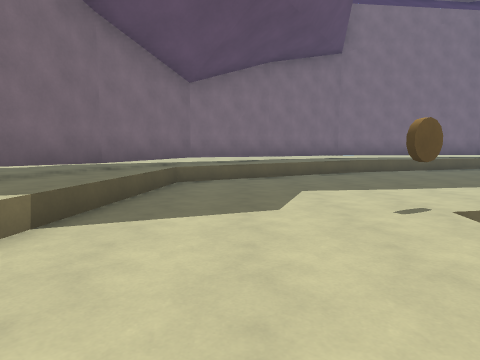
view 1 (above)

21 first-person views from a walk through a level from a Godot 3-D game. The camera is 1.4 m above the floor, tilts 6° down and sees 75° across. The floor is counted in squares, 2 m on a side. Each view is taken from the middle of a square. On the plan, view 1 faces up. The plan holds only what a view shows up to about 10 squares ahead; the rest is blank. The place goes on beyond the plan. Surface patterns are stand-ins for the level's own textures.

view 2
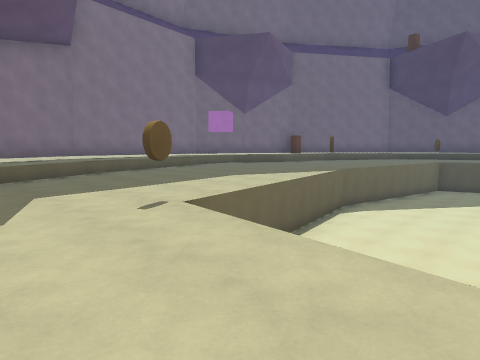

view 3
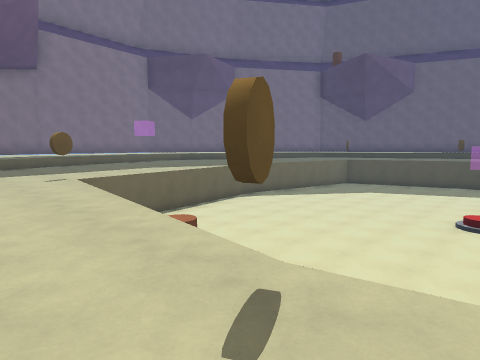

view 4
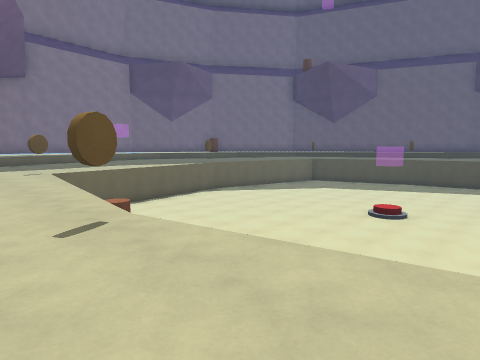

view 5
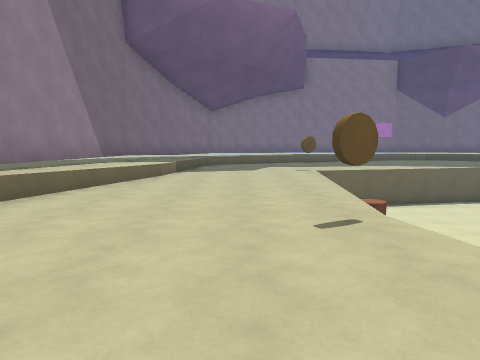

view 6
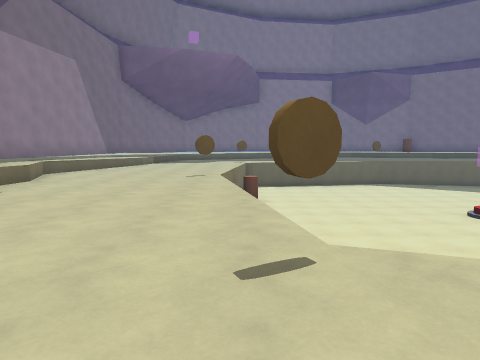

view 7
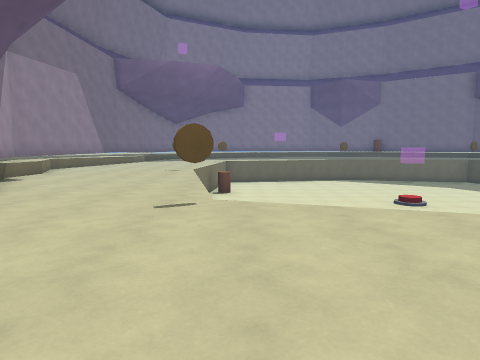

view 8
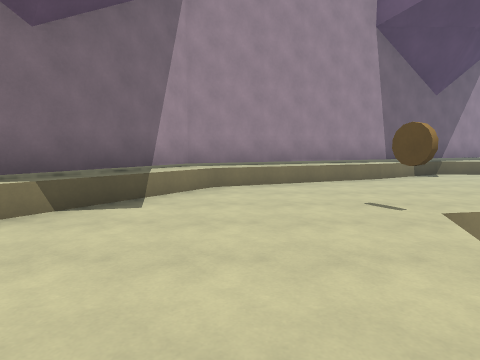

view 9
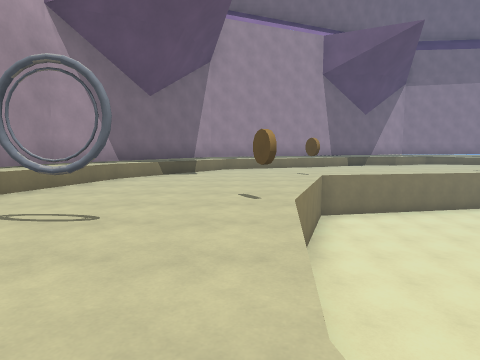

view 10
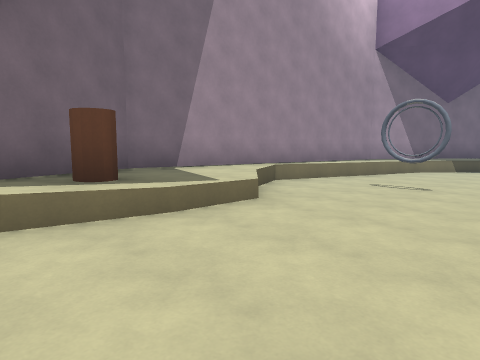

view 11
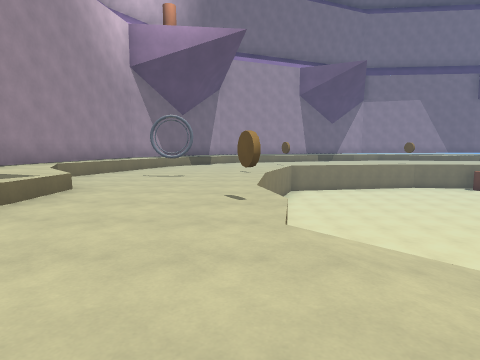

view 12
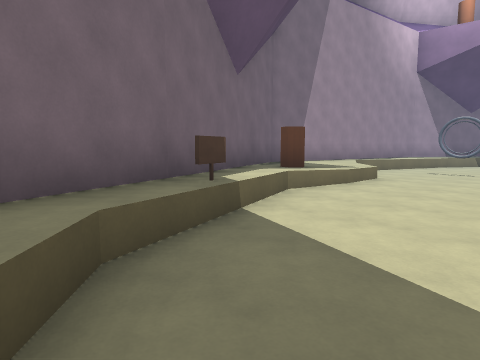

view 13
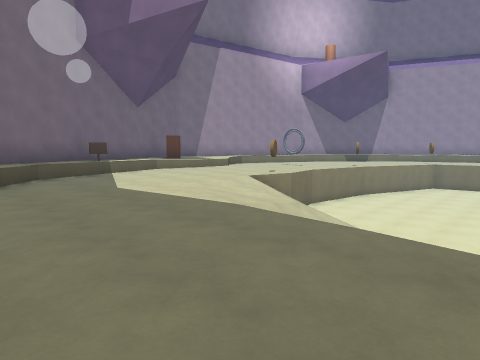

view 14
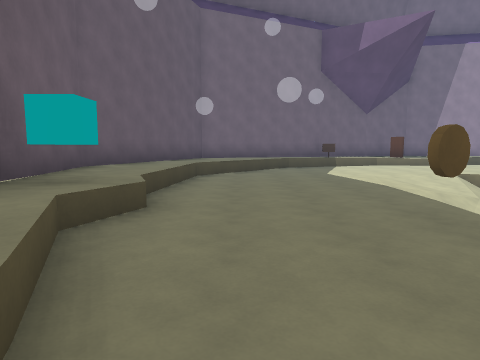

view 15
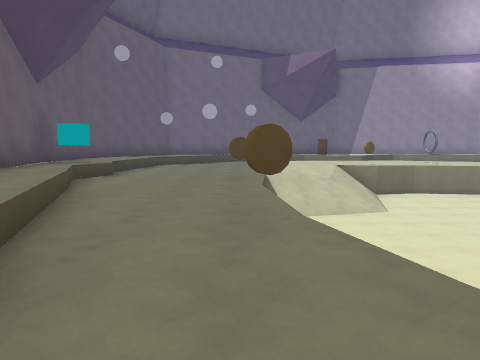

view 16
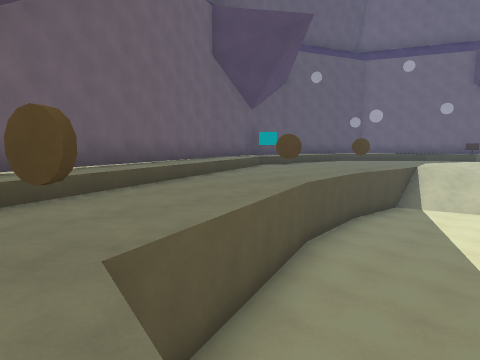

view 17
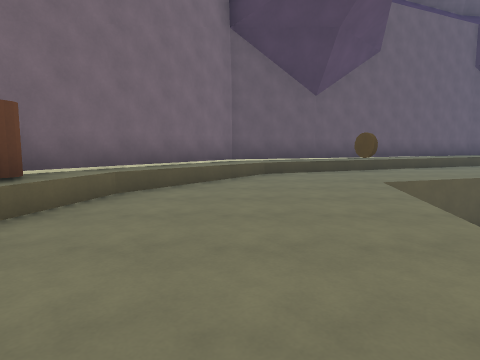

view 18
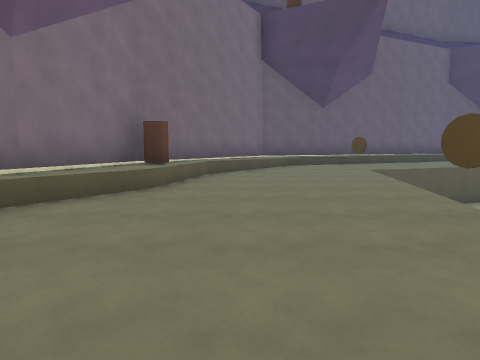

view 19
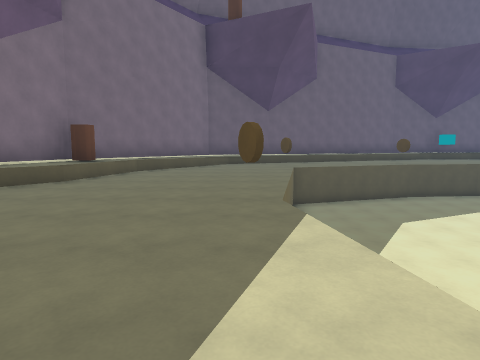

view 20
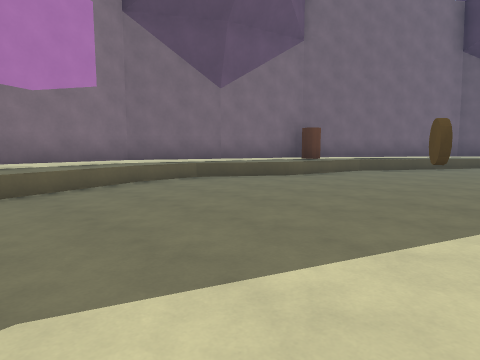

view 21
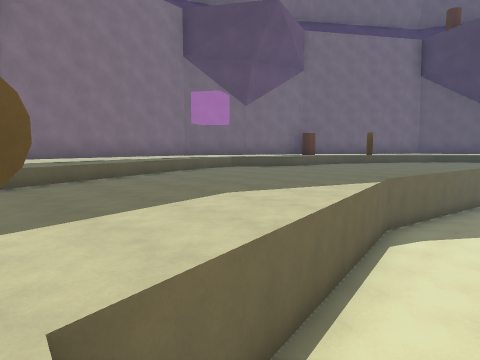

### Floor plan
Key: @ floor where view 1 was taken; # wall or solid block; . main floor; : floor 2.25 m higher than the main floor; + floor 2.5 m higher than the main floor; * floor 2.75 m higher than the main floor; % floor 3 m higher than the main floor; / step, stairs or slope; = window, fence, low wall or low ledge; C coin; B barrel; S sign.
Columns run from 4 left of view 1 to 22 right of it. Each row starts with its distance up from view 1.
 11         ######
 10    %%%#####==#####
  9  **%###===:::::=B##
  8  **##==::::::::::###
  7 **##=::::::::::::++###
  6 **#::::::::::::::+++=#
  5 *##::::::::::C:::++++##
  4 *#=::::::/##/./#/++++=#
  3 *#=:::/............#++##
  2 *##:::/ .........../++=#
  1 ##=:::/ ............+++##
  0 #=::@:B ............#++=#
 -1 #=::::/............./C+=#
 -2 #:::::...............+++##
 -3 #=::::...............+++=#
 -4 ##::::/..............++++#
 -5 %#::::#..............++++#
 -6   /:::/..............+++=#
 -7  %#::::..........////++++#
 -8  %#::::..........////++++##
 -9  %##::://....... ///++++=##
-10   %#:::::: /....////++++=#
-11   %#=::::::C:+++C++++++=##
-12    %#=:::::::+++++++++=##
-13     %##:::::#++++++++=#
-14      %###::::++// =#S##
-15        %####:=%%BB##
-16            ####%##

Positions as (right, up) in squares from view 1, and headings:
1: (0, 0), facing up
2: (0, 0), facing up-right
3: (0, -4), facing up-right
4: (0, -6), facing up-right
5: (0, -6), facing up
6: (2, -11), facing up
7: (3, -13), facing up
8: (6, -11), facing left
9: (11, -11), facing left
10: (14, -11), facing down-left
11: (16, -11), facing left
12: (18, -11), facing down-left
13: (19, -5), facing down-left
14: (19, -2), facing down
15: (17, 2), facing down
16: (13, 4), facing down-right
17: (9, 6), facing right
18: (6, 7), facing right
19: (5, 5), facing right
20: (5, 4), facing up-right
21: (2, 2), facing up-right
